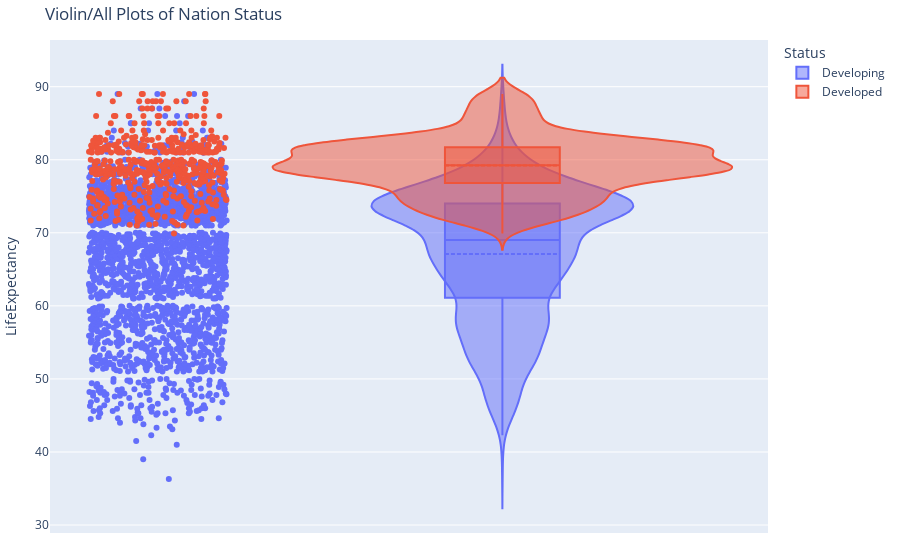

Notebook source saved alongside this figure:
### Code cell
import plotly.express as px

plt.figure(figsize=(12, 8))
fig = px.violin(df, y="LifeExpectancy",
                color="Status",
                box=True,
                points="all",
                hover_data=df.columns
                )

fig.update_layout(margin=dict(l=20, r=20, t=40, b=10),
                  paper_bgcolor="white",
                  title='All Points & Violin Plots of Nation Status'
                  )
fig.update_traces(meanline_visible=True)
fig.update_layout(violingap=0, violingroupgap=0, violinmode='overlay')

fig.show()

### Figure 1 — Plotly figure (JSON) as saved in the notebook; plotly's stock layout.template omitted (floating-point values rounded to 4 significant figures; data arrays with more than 128 entries replaced by an {"elided": "..."} marker saying what was removed)
{"data": [{"alignmentgroup": "True", "box": {"visible": true}, "customdata": {"elided": "2416x17 mixed values"}, "hovertemplate": "Status=%{customdata[2]}<br>LifeExpectancy=%{y}<br>Country=%{customdata[0]}<br>Year=%{customdata[1]}<br>AdultMort=%{customdata[3]}<br>EtOH=%{customdata[4]}<br>PercExpen=%{customdata[5]}<br>Measles=%{customdata[6]}<br>BMI=%{customdata[7]}<br>lt5yD=%{customdata[8]}<br>Polio=%{customdata[9]}<br>TotalExpen=%{customdata[10]}<br>DTP=%{customdata[11]}<br>HIV=%{customdata[12]}<br>Thin1_19y=%{customdata[13]}<br>Income=%{customdata[14]}<br>Education=%{customdata[15]}<br>Region=%{customdata[16]}<extra></extra>", "legendgroup": "Developing", "marker": {"color": "#636efa"}, "meanline": {"visible": true}, "name": "Developing", "offsetgroup": "Developing", "orientation": "v", "points": "all", "scalegroup": "True", "showlegend": true, "type": "violin", "x0": " ", "xaxis": "x", "y": {"elided": "2416 float values"}, "y0": " ", "yaxis": "y"}, {"alignmentgroup": "True", "box": {"visible": true}, "customdata": {"elided": "512x17 mixed values"}, "hovertemplate": "Status=%{customdata[2]}<br>LifeExpectancy=%{y}<br>Country=%{customdata[0]}<br>Year=%{customdata[1]}<br>AdultMort=%{customdata[3]}<br>EtOH=%{customdata[4]}<br>PercExpen=%{customdata[5]}<br>Measles=%{customdata[6]}<br>BMI=%{customdata[7]}<br>lt5yD=%{customdata[8]}<br>Polio=%{customdata[9]}<br>TotalExpen=%{customdata[10]}<br>DTP=%{customdata[11]}<br>HIV=%{customdata[12]}<br>Thin1_19y=%{customdata[13]}<br>Income=%{customdata[14]}<br>Education=%{customdata[15]}<br>Region=%{customdata[16]}<extra></extra>", "legendgroup": "Developed", "marker": {"color": "#EF553B"}, "meanline": {"visible": true}, "name": "Developed", "offsetgroup": "Developed", "orientation": "v", "points": "all", "scalegroup": "True", "showlegend": true, "type": "violin", "x0": " ", "xaxis": "x", "y": {"elided": "512 float values"}, "y0": " ", "yaxis": "y"}], "layout": {"legend": {"title": {"text": "Status"}, "tracegroupgap": 0}, "margin": {"b": 10, "l": 20, "r": 20, "t": 40}, "paper_bgcolor": "white", "title": {"text": "Violin/All Plots of Nation Status"}, "violingap": 0, "violingroupgap": 0, "violinmode": "overlay", "xaxis": {"anchor": "y", "domain": [0, 1]}, "yaxis": {"anchor": "x", "domain": [0, 1], "title": {"text": "LifeExpectancy"}}}}
